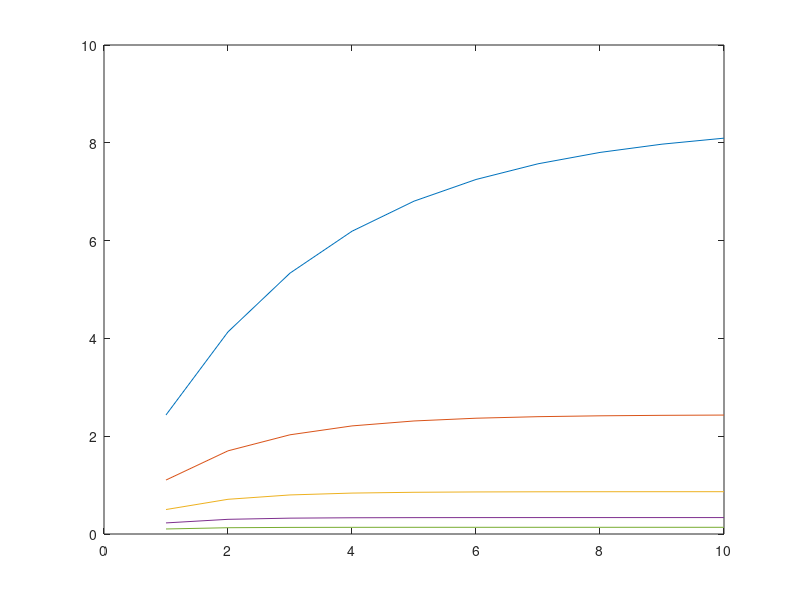
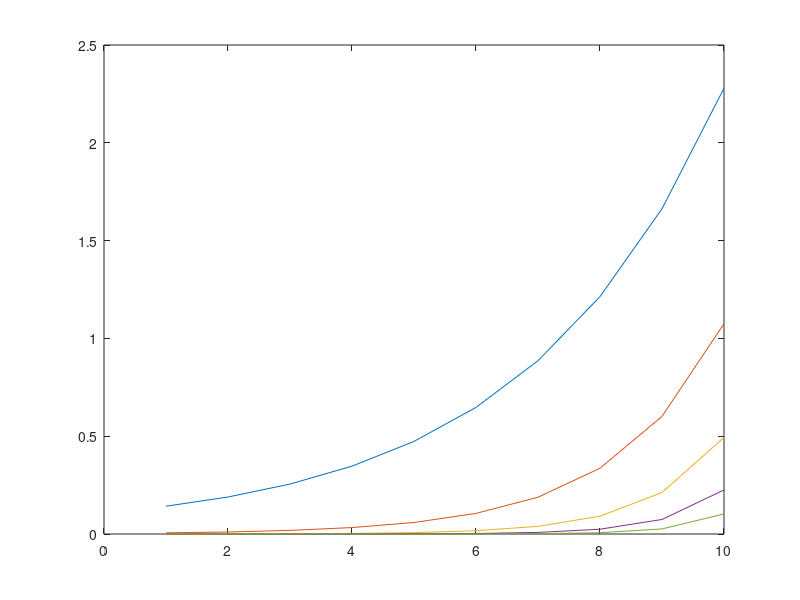

MATLAB code to generate these figures, in order:
close all; clear all; clc;
%period of data used to predict

for nnn=1:5
for nn = 1:10;
    data=nn; 
N=1;
%period predicted
s=data+3;
P = [0.67 0.330 0 0; 0.167 0.619 0.214 0; 0 0.2857 0.5893 0.125; 0 0 0.375 0.625];
P=P^nnn;
a=[0.2020 ;   0.3992  ;  0.2990  ;  0.0997];
u=[1.33; 1.08; 0.84; 0.50];
var_proc=[1.33,1.08,0.84,0.5];

a'*P

%Calculation of the expected value of process variance
exp_variance=0;
for n=1:numel(a)
   exp_variance=exp_variance+a(n)*var_proc(n); 
end

%calculate eigenvalues and eigenvectors 
[V,Lambda]=eigs(P');
%conditioning of V, first colum all ones.
V=V';
V(1,1:end)=V(1,1:end)/V(1,1);
V(2,1:end)=V(2,1:end)/V(2,1);
V(3,1:end)=V(3,1:end)/V(3,1);
Inv_V=V^-1;

%Eigenvector/Value check 
r=V*P'*V^-1;

%Check eq 2.3 
P^5;
Inv_V*Lambda^5*V;

%Check eq 2.4
Lambda^20;
C_1=(u.*a)';
C=C_1*Inv_V;
D=V*u;

chi =C'.*D;
lambda=diag(Lambda); 

%Calculation of the covariances and k factors
Covariance=zeros(s+1,1);
k=zeros(s+1,1);
for g = 0:s;
    if g==0
Covariance(g+1)=N*dot(chi(2:end),lambda(2:end).^g)+exp_variance;
    elseif g~=0
Covariance(g+1)=N*dot(chi(2:end),lambda(2:end).^g);
    end
k(g+1)=N*Covariance(g+1)/(dot(chi(2:end),lambda(2:end).^0));
end

%Calculation of the credibilities 
%Build covariance matrix 

cov_matrix=zeros(data,data);

for i=1:data
    for j=1:data
    distance=abs(i-j);
    cov_matrix(i,j)=Covariance(distance+1);    
    end
end

vector_b=flip(Covariance(2:s));
vector_b=vector_b(1:data);

Z=(cov_matrix^-1)*vector_b*100

if nn==10
Z_10(:,nnn)=Z;
end

sum_z(nn)=sum(Z);

end

sum_cred(nnn,:)=sum_z;

end
sum_cred=sum_cred'
plot(sum_cred,'DisplayName','sum_cred');
figure; plot(Z_10,'DisplayName','Z_10');
